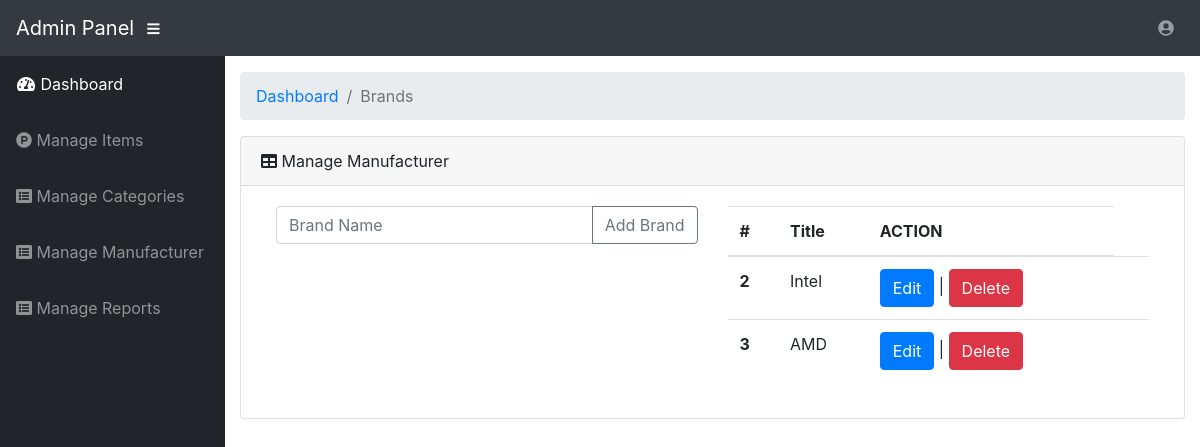
The app's page /admin/manufacturer.php, older data.
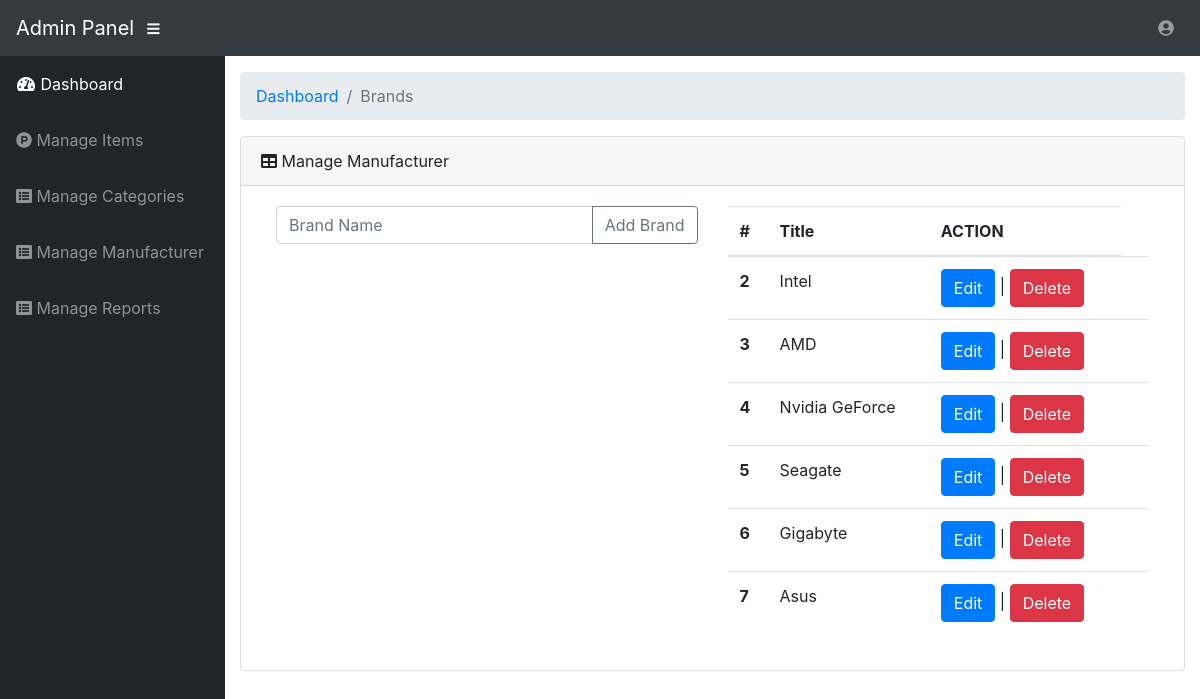
The same page, newer data.
### tables this page shows
CREATE TABLE `manufacturer` (
  `id` int(11) NOT NULL,
  `name` varchar(255) NOT NULL
);

### admin/inc/functions.php (called while the page is built, shortened)
<?php
function get_all_brands(){
	global $conn;
	$query = "SELECT * FROM manufacturer";
	$result = mysqli_query($conn,$query);
	return $result;
}

### admin/manufacturer.php (the view, shortened to what this page needs)
<?php include 'inc/header.php'; ?>
<body id="page-top">
<?php include 'inc/navbar-top.php'; ?>
  <div id="wrapper">
    <?php include 'inc/sidebar.php'; ?>
    <div id="content-wrapper">
      <div class="container-fluid">
        <ol class="breadcrumb">
          <li class="breadcrumb-item">
            <a href="#">Dashboard</a>
          </li>
          <li class="breadcrumb-item active">Brands</li>
        </ol>
        <div class="card mb-3">
          <div class="card-header">
            <i class="fas fa-table"></i>
            Manage Manufacturer</div>
          <div class="card-body">
<div class="container">
            	<div class="row">
					  <div class="col-6">
						<form method="post" accept="#">
						<div class="input-group mb-3">
						  <input type="text" name="title" class="form-control" placeholder="Brand Name" aria-label="Recipient's username" aria-describedby="button-addon2">
						  <div class="input-group-append">
						    <button class="btn btn-outline-secondary" name="add-brand" type="submit" id="button-addon2">Add Brand</button>
						  </div>
						</div>
						</form>
					</div>
					  <div class="col-6">
					  <div class="table-responsive">
					  <table class="table">
						  <thead>
						    <tr>
						      <th scope="col">#</th>
						      <th scope="col">Title</th>
						      <th scope="col">ACTION</th>
						    </tr>
						  </thead>
						  <tbody>
						  	<?php
						  		$result = get_all_brands();
						  		if(!$result)
						  		{
						  			$message = "Query Failed";
						  		}else{
						  			while ($row = mysqli_fetch_assoc($result)) {
						  				$id = $row['id'];
						  				$name = $row['name'];
						  				?>
						  				<tr>
										      <th scope="row"><?php echo $id ?></th>
										      <td><?php echo $name; ?></td>
										      <td><a href="manufacturer.php?edit=<?php echo $id; ?>" class="btn btn-primary">Edit</a> | <a href="manufacturer.php?delete=<?php echo $id; ?>" class="btn btn-danger">Delete</a></td>
										      <td></td>
						    			</tr>
						  			<?php
						  			}
						  		}
						  	?>
						  </tbody>
						</table>
					</div>
					</div>
				</div>
                 </div>
        </div>
      <?php include 'inc/footer.php'; ?>

Row changes from the older to the newer data that the page shows:
added manufacturer: id "4", name "Nvidia GeForce"
added manufacturer: id "5", name "Seagate"
added manufacturer: id "6", name "Gigabyte"
added manufacturer: id "7", name "Asus"
